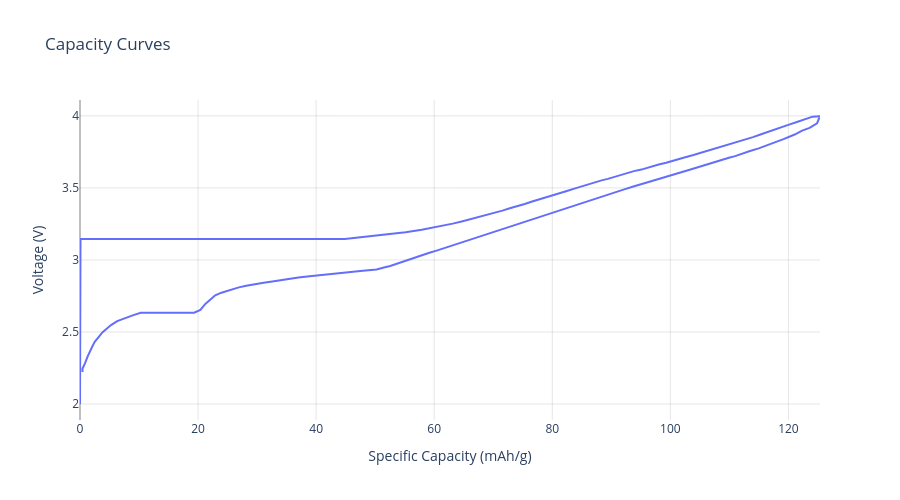

Source (notebook cell):
### Code cell
# NFM vendor 1

half_cell = (
    pd.read_csv(
        '../local_data/active_materials/cathode/NFM111 (Vendor A).csv',
        names=['specific_capacity', 'voltage', 'direction', 'id'],
        skiprows=1
    ).drop(
        columns=['id']
    ).assign(
        direction = lambda x: x['direction'].apply(lambda y: 'discharge' if y == 'CC_DChg' else 'charge'),
    )
)

nfm1 = CathodeMaterial(
    name = 'NFM111 (Vendor A)',
    reference = 'Na/Na+',
    specific_cost = 11.00,
    density = 4.25,
    specific_capacity_curves = half_cell,
    color='#2b1f1a'
)

nfm1.plot_specific_capacity_curves(width=900, height=500).show()

### Figure 1 — Plotly figure (JSON) as saved in the notebook; plotly's stock layout.template omitted (floating-point values rounded to 4 significant figures; data arrays with more than 128 entries replaced by an {"elided": "..."} marker saying what was removed)
{"data": [{"hovertemplate": "<b>%{fullData.name}</b><br>Capacity: %{x:.2f} mAh/g<br>Voltage: %{y:.3f} V<br><i>Individual Material</i><extra></extra>", "line": {"width": 2}, "mode": "lines", "name": "3.9991 V", "type": "scatter", "x": {"elided": "184 float values"}, "y": {"elided": "184 float values"}}], "layout": {"height": 500, "hovermode": "closest", "paper_bgcolor": "white", "plot_bgcolor": "white", "title": {"text": "Capacity Curves"}, "width": 900, "xaxis": {"gridcolor": "rgba(128, 128, 128, 0.2)", "gridwidth": 1, "showgrid": true, "title": {"text": "Specific Capacity (mAh/g)"}, "zeroline": true, "zerolinecolor": "rgba(0, 0, 0, 0.5)", "zerolinewidth": 1}, "yaxis": {"gridcolor": "rgba(128, 128, 128, 0.2)", "gridwidth": 1, "showgrid": true, "title": {"text": "Voltage (V)"}, "zeroline": true, "zerolinecolor": "rgba(0, 0, 0, 0.5)", "zerolinewidth": 1}}}
